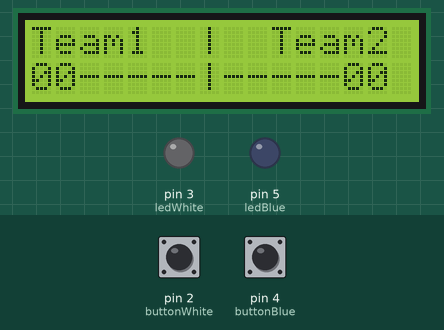
The sketch below on a simulated Arduino Uno, built with avr-gcc and run on an emulated ATmega328P. Shown: 16×2 character LCD, output pins drawn as LEDs (lit = HIGH). Dashed ring = blinking. Inputs (shaded band) come from the test bench; at power-on: pin 2 (buttonWhite) LOW, pin 4 (buttonBlue) LOW.

Above: at 1.2 s.
1.3 s: pin 2 (buttonWhite) pulled HIGH for 3.2 s
At 1.9 s:
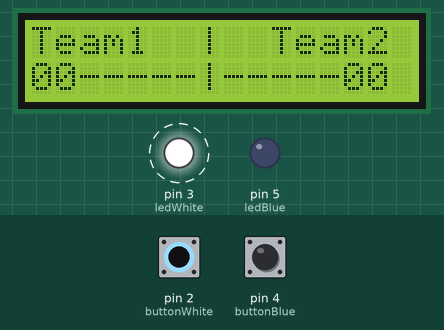
6.0 s: pin 4 (buttonBlue) pulled HIGH for 1 s
At 7.7 s:
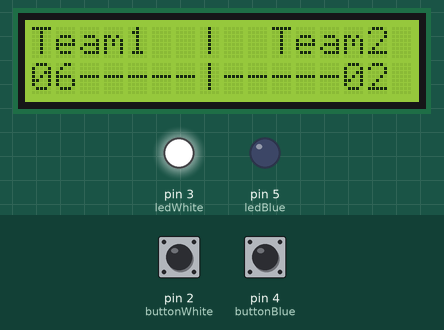
8.5 s: pin 2 (buttonWhite) pulled HIGH for 0.15 s
At 10.2 s:
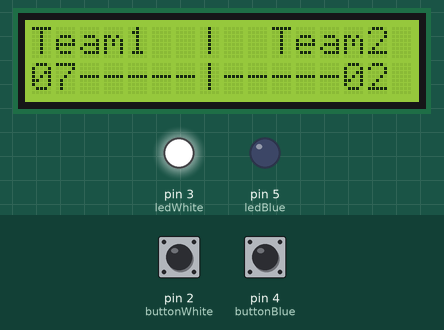
10.5 s: pin 4 (buttonBlue) pulled HIGH for 0.15 s
At 11.8 s:
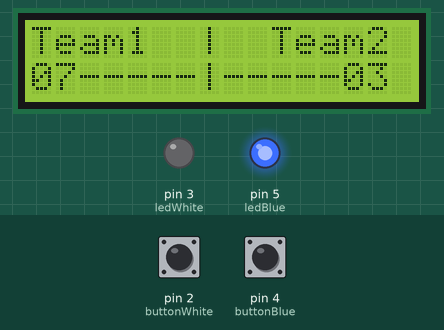
Timing chart, 0 to 13.5 s (numbered marks = the images above; inputs shaded):
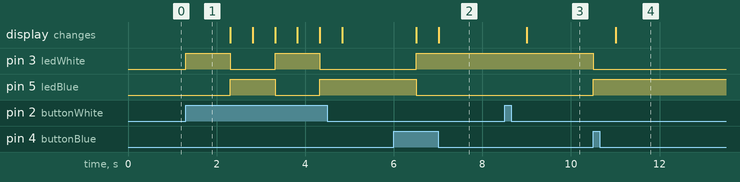

The sketch:

tabletennis.ino
```cpp
// LCD DISPLAY
// -----------

// include library for lcd
#include <LiquidCrystal.h>

// lcd pins
const int rs = 12, en = 11, d4 = 6, d5 = 7, d6 = 8, d7 = 9;
LiquidCrystal lcd(rs, en, d4, d5, d6, d7);


// BUTTONS
// -------

// button pins
const int buttonWhite = 2;
const int buttonBlue = 4;

// counters for button presses
int countWhite = 0;
int countBlue = 0;
int countTotal = 0;

// first press variable
bool firstPress = true;


// LEDs
// ----

// led pins
const int ledWhite = 3;
const int ledBlue = 5;


// INITIALISING
// ------------

void setup() {

    // ledWhite
    pinMode(ledWhite, OUTPUT);

    // ledBlue
    pinMode(ledBlue, OUTPUT);

    // buttonWhite
    pinMode(buttonWhite, INPUT);

    // buttonBlue
    pinMode(buttonBlue, INPUT);

    // lcd
    lcd.begin(16, 2);

}


// MAIN LOOP
// ---------

void loop() {

    // check if white button is pressed
    if (digitalRead(buttonWhite) == HIGH) {

        // check if this is the first press (var = true)
        if (firstPress) {
            firstPress = false;
            digitalWrite(ledWhite, HIGH); // turn on white led
        }

        // if firstPress is false, count up
        else {
            countWhite++;
            countTotal++;
            if (countTotal % 2 == 0) { // when total number of counts is even switch led
                if (digitalRead(ledWhite) == HIGH) {
                    digitalWrite(ledWhite, LOW);
                    digitalWrite(ledBlue, HIGH);
                } else if (digitalRead(ledBlue) == HIGH) {
                    digitalWrite(ledBlue, LOW);
                    digitalWrite(ledWhite, HIGH);
                }
            }
        }

        delay(500); // debounce delay
    }


    // check if blue button is pressed
    if (digitalRead(buttonBlue) == HIGH) {

        // check if this is the first press (var = true)
        if (firstPress) {
            firstPress = false;
            digitalWrite(ledBlue, HIGH); // turn on blue led
        }

        // if firstPress is false, count up
        else {
            countBlue++;
            countTotal++;
            if (countTotal % 2 == 0) { // when total number of counts is even switch led
                if (digitalRead(ledWhite) == HIGH) {
                    digitalWrite(ledWhite, LOW);
                    digitalWrite(ledBlue, HIGH);
                } else if (digitalRead(ledBlue) == HIGH) {
                    digitalWrite(ledBlue, LOW);
                    digitalWrite(ledWhite, HIGH);
                }
            }
        }

        delay(500); // debounce delay
    }

    // write to lcd display
    lcd.setCursor(0, 0); // first lcd row
    lcd.print("Team1  |  Team2");
    lcd.setCursor(0, 1); // second lcd row
    if (countWhite < 10) { // print leading zero if count is less than 10
        lcd.print("0");
    }
    lcd.print(countWhite);
    lcd.print("-----|-----");
    if (countBlue < 10) {  // print leading zero if count is less than 10
        lcd.print("0");
    }
    lcd.print(countBlue);

}
```

Measured:
- after the input at 1.3 s, pin 3 (ledWhite): alternates HIGH for 1.0 s and LOW for 1.0 s, starting at once; pin 5 (ledBlue): LOW → HIGH after 1.0 s, → LOW 1.0 s later, → HIGH 1.0 s later
- after the input at 6.0 s, pin 3 (ledWhite): LOW → HIGH after 0.51 s; pin 5 (ledBlue): HIGH → LOW after 0.51 s; the display: first changes after 0.51 s (image 2 shows a later state)
- after the input at 8.5 s, the display: changes after 0.51 s (image 3)
- after the input at 10.5 s, pin 3 (ledWhite): HIGH → LOW at once; pin 5 (ledBlue): LOW → HIGH at once; the display: changes after 0.51 s (image 4)
